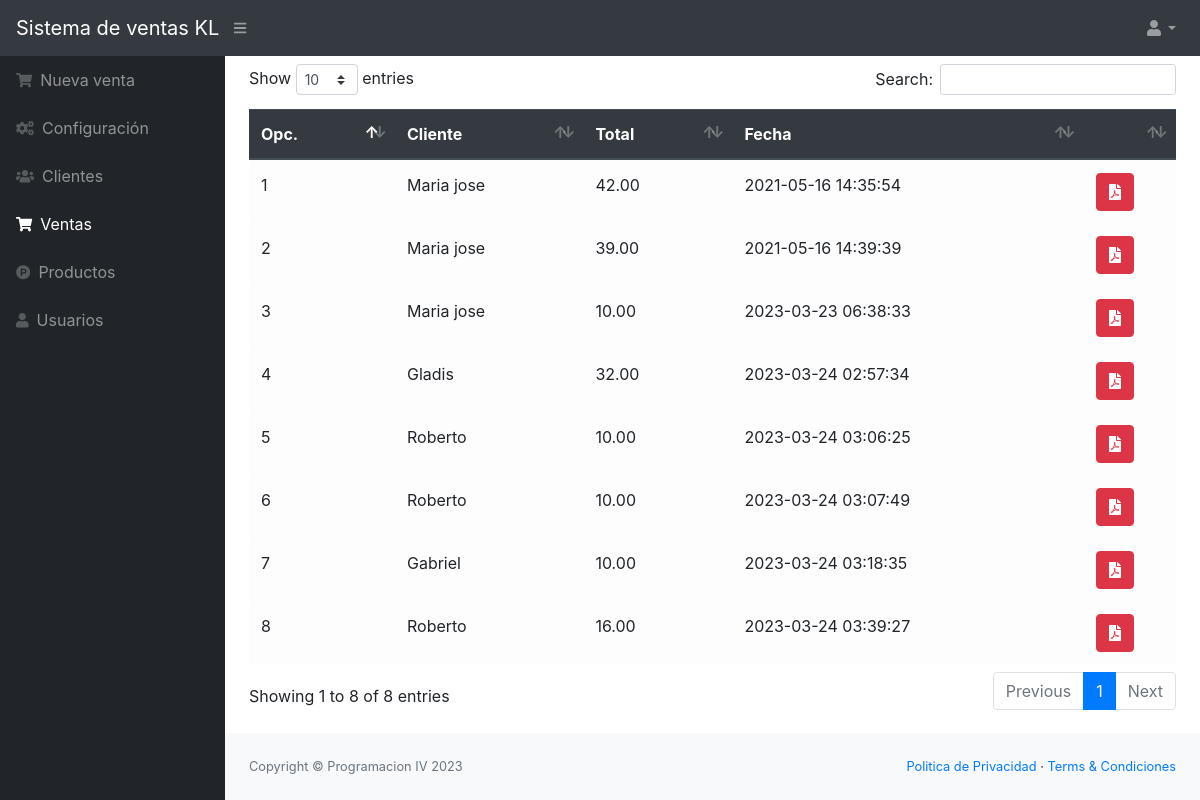
Screenshot of /src/lista_ventas.php (signed in) with the database file from the repository.
### tables this page shows
CREATE TABLE `ventas` (
  `id` int(11) NOT NULL,
  `id_cliente` int(11) NOT NULL,
  `total` decimal(10,2) NOT NULL,
  `id_usuario` int(11) NOT NULL,
  `fecha` timestamp NOT NULL DEFAULT current_timestamp() ON UPDATE current_timestamp()
);

CREATE TABLE `cliente` (
  `idcliente` int(11) NOT NULL,
  `nombre` varchar(100) NOT NULL,
  `telefono` varchar(15) NOT NULL,
  `direccion` varchar(200) NOT NULL,
  `usuario_id` int(11) NOT NULL,
  `estado` int(11) NOT NULL DEFAULT 1
);

### src/lista_ventas.php (the view, shortened to what this page needs)
<?php
include_once "includes/header.php";
require_once "../conexion.php";
$query = mysqli_query($conexion, "SELECT v.*, c.idcliente, c.nombre FROM ventas v INNER JOIN cliente c ON v.id_cliente = c.idcliente");
?>
<table class="table table-light" id="tbl">
    <thead class="thead-dark">
        <tr>
            <th>Opc.</th>
            <th>Cliente</th>
            <th>Total</th>
            <th>Fecha</th>
            <th></th>
        </tr>
    </thead>
    <tbody>
        <?php while ($row = mysqli_fetch_assoc($query)) { ?>
            <tr>
                <td><?php echo $row['id']; ?></td>
                <td><?php echo $row['nombre']; ?></td>
                <td><?php echo $row['total']; ?></td>
                <td><?php echo $row['fecha']; ?></td>
                <td>
                    <a href="pdf/generar.php?cl=<?php echo $row['id_cliente'] ?>&v=<?php echo $row['id'] ?>" target="_blank" class="btn btn-danger"><i class="fas fa-file-pdf"></i></a>
                </td>
            </tr>
        <?php } ?>
    </tbody>
</table>
<?php include_once "includes/footer.php"; ?>

### rows the page displays
ventas: id "1", id_cliente.nombre "Maria jose", total "42.00", fecha "2021-05-16 14:35:54"
ventas: id "2", id_cliente.nombre "Maria jose", total "39.00", fecha "2021-05-16 14:39:39"
ventas: id "3", id_cliente.nombre "Maria jose", total "10.00", fecha "2023-03-23 06:38:33"
ventas: id "4", id_cliente.nombre "Gladis", total "32.00", fecha "2023-03-24 02:57:34"
ventas: id "5", id_cliente.nombre "Roberto", total "10.00", fecha "2023-03-24 03:06:25"
ventas: id "6", id_cliente.nombre "Roberto", total "10.00", fecha "2023-03-24 03:07:49"
ventas: id "7", id_cliente.nombre "Gabriel", total "10.00", fecha "2023-03-24 03:18:35"
ventas: id "8", id_cliente.nombre "Roberto", total "16.00", fecha "2023-03-24 03:39:27"
